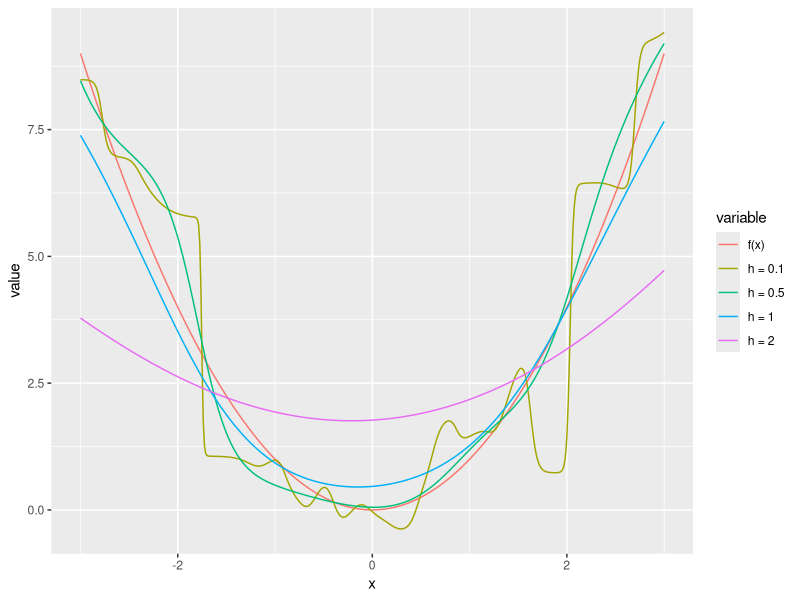
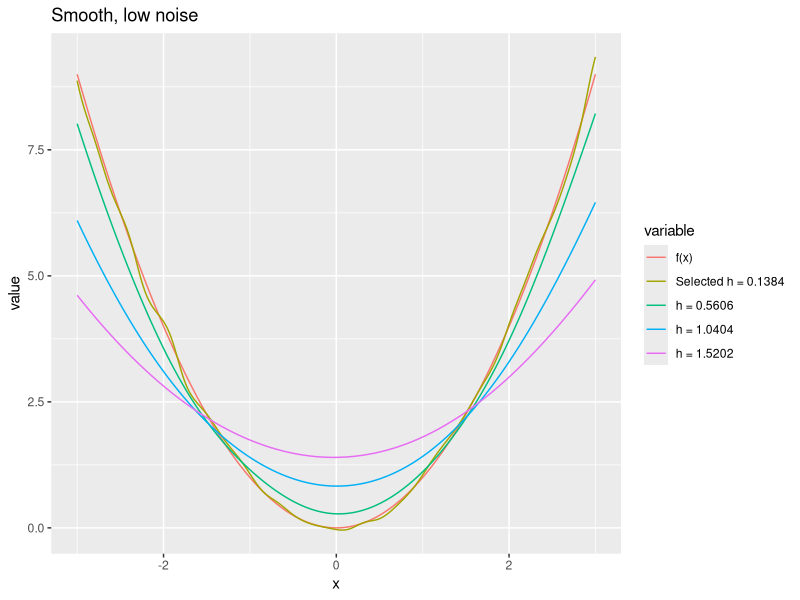
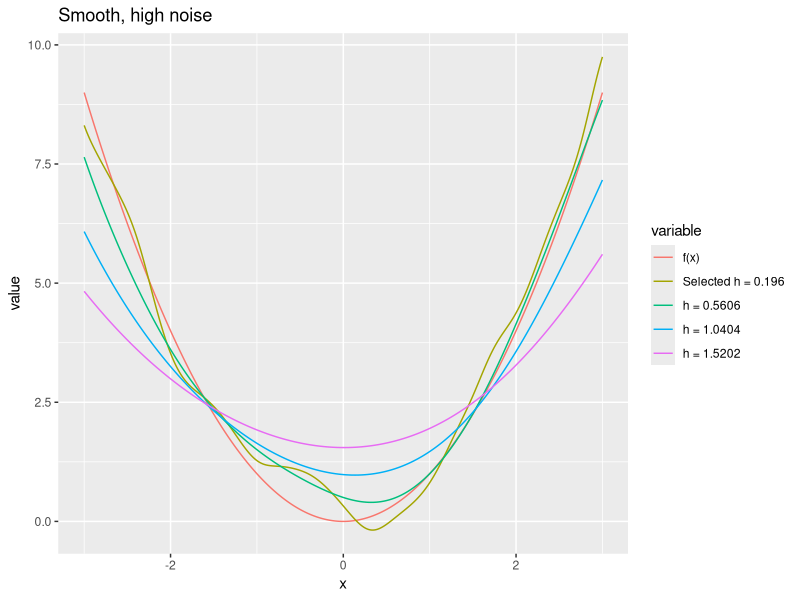
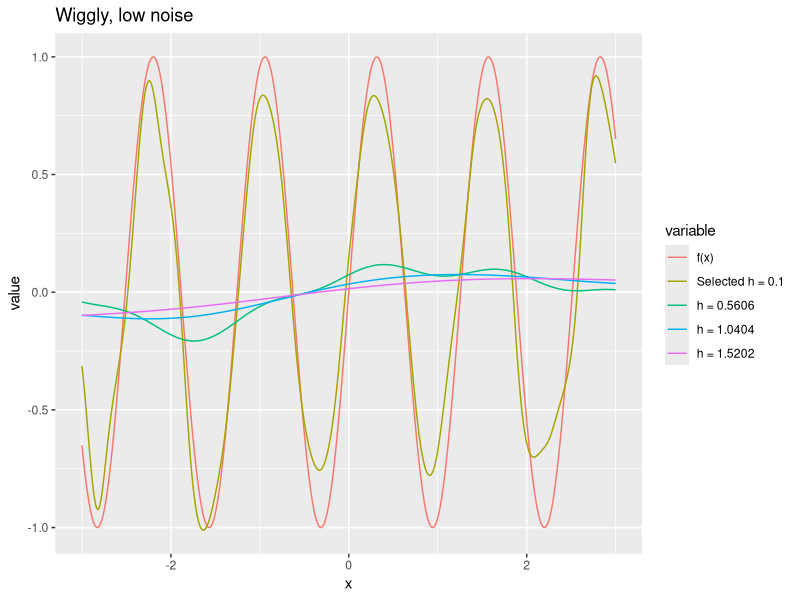
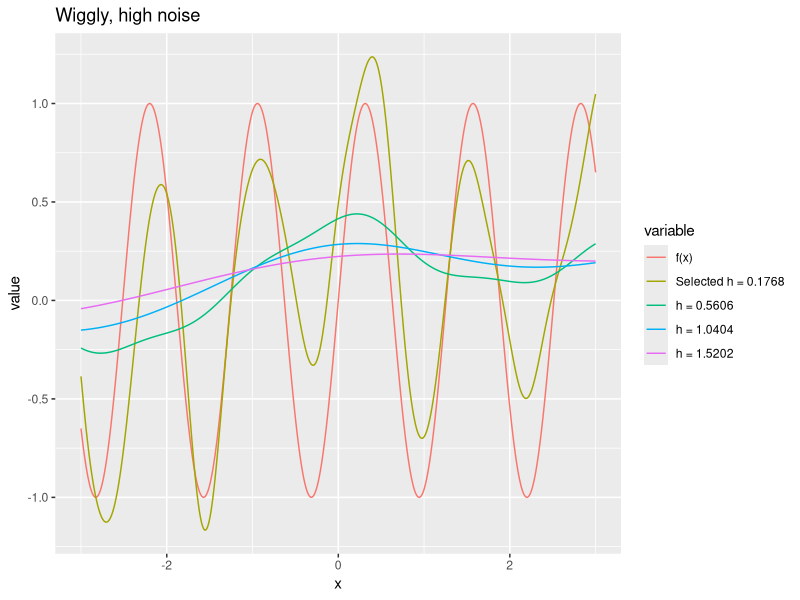
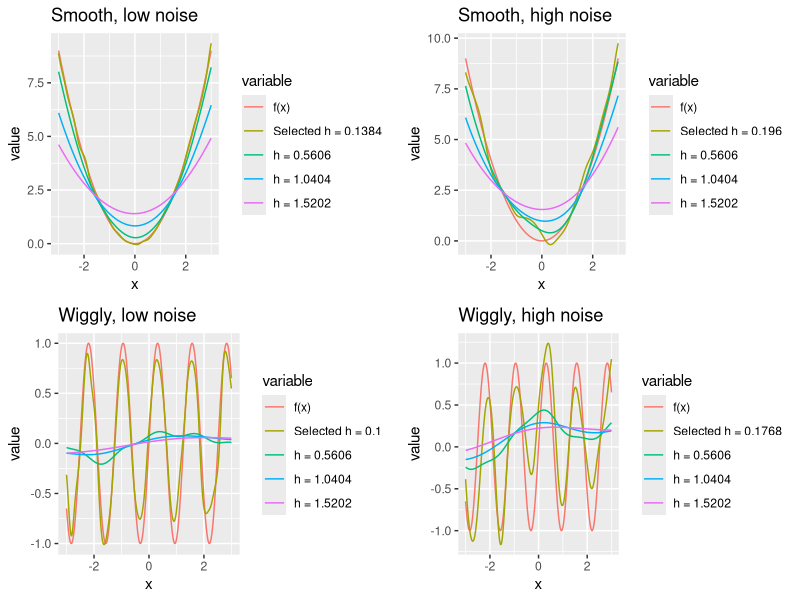
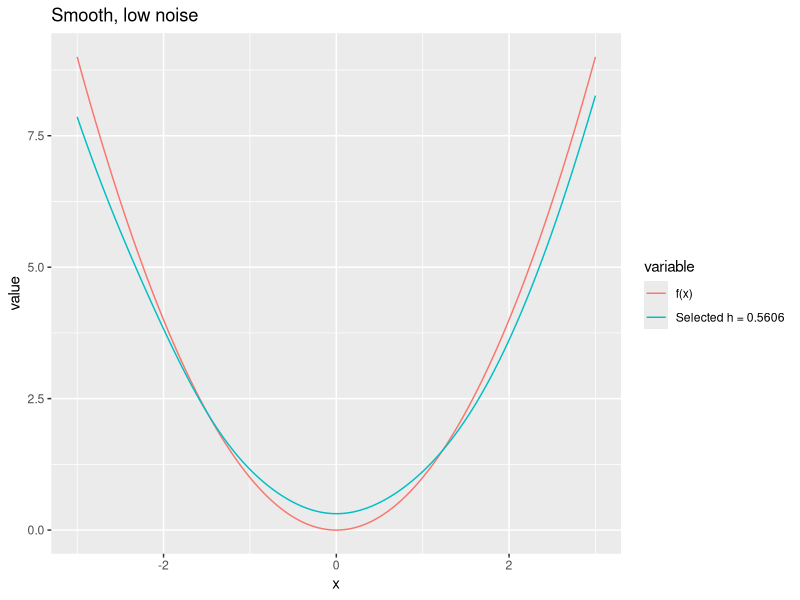
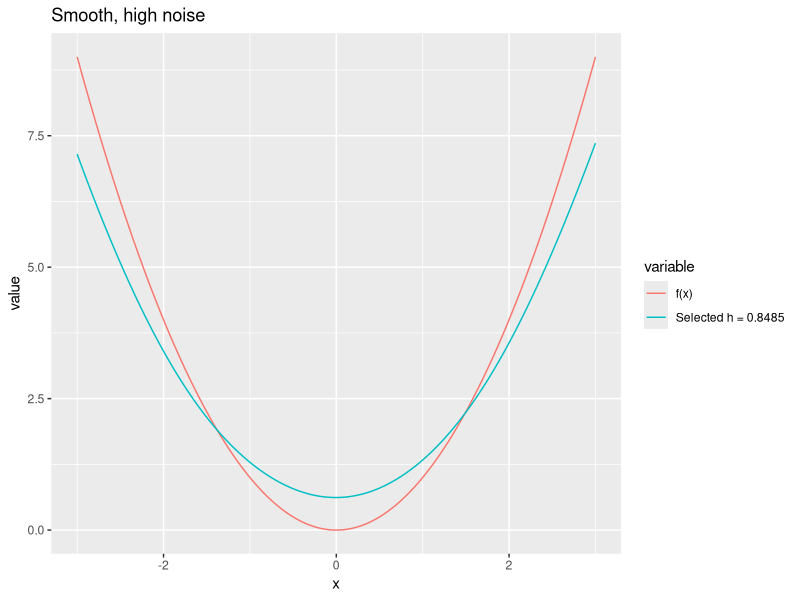

R code for these plots, in order:
library(reshape2) 
library(ggpubr)
library(ggplot2)

####
## Kernel smoother

## Kernel Function
# s: distance
# h: band width
Kern <- function(s, h){
  K <- dnorm(s/h,0,1)
  return(K)
}

## Weight Function
# x: previous x
# xstar: new x
# h: band width
# Kern: kernel function
weight <- function(x, xstar, h, Kern){
  w <- Kern(x - xstar, h)/h
  w <- w/sum(w)
  return(w)
}

## Kernel Regression Function
Kern_reg <- function(y, x, xstar, h){
  w <- weight(x, xstar, h, Kern)
  fhat <- sum(w*y)
  return(fhat)
}

## Simulation
## y = x^2 + \eps

## Generate data
set.seed(1999)
x <- rnorm(50,0,2)
y <- x^2 + rnorm(50,0,1)

ngrid <- 500
x_grid <- seq(-3,3,length.out = ngrid)
h_array <- c(0.1,0.5,1,2)
f_grid <- matrix(NA,ncol=length(h_array), nrow=ngrid)
for (k in 1:length(h_array)){
  for (i in 1:ngrid){
    f_grid[i,k] <- Kern_reg(y,x,x_grid[i],h_array[k])
  }
}

df <- data.frame(cbind(x_grid, x_grid^2, f_grid))
colnames(df) <- c("x", "f(x)", paste0(rep("h = ",length(h_array)), h_array))
df_plot <- melt(df, id = "x")

ggplot(df_plot, aes(x = x, y = value, color = variable)) +
  geom_line()
ggsave("figures/kernel.png", width=8, height=6)

### Cross Validation
nh <- 100
h_seq <- seq(0.1,2,length.out=nh)
ngrid <- 500
x_grid <- seq(-3,3,length.out = ngrid)

## Cross Validation Function
cross_va <- function(x_train, y_train, x_test, y_test){
  f_grid <- matrix(NA,ncol=nh, nrow=ngrid)
  y_est <- matrix(NA,ncol=nh, nrow=length(y_test))
  err <- rep(NA,nh)
  for (k in 1:nh){
    for (i in 1:ngrid){
      f_grid[i,k] <- Kern_reg(y_train,x_train,x_grid[i],h_seq[k])
    }
    for (i in 1:length(y_test)){
      y_est[i,k] <- Kern_reg(y_train,x_train,x_test[i],h_seq[k])
    }
    err[k] <- mean((y_est[,k] - y_test)^2)
  }
  return(list(f_grid = f_grid, err = err))
}

## smooth, low noise
## f(x) = x^2, eps \sim N(0,0.5^2)
x <- rnorm(1000,0,2)
y <- x^2 + rnorm(1000,0,0.5)
out1 <- cross_va(x_train=x[1:500], y_train=y[1:500], x_test=x[501:1000], y_test=y[501:1000])
ind <- which.min(out1$err)
h_sel <- h_seq[ind]
f_grid <- out1$f_grid[,ind]
df <- data.frame(cbind(x_grid, x_grid^2, f_grid, out1$f_grid[,c(25,50,75)]))
colnames(df) <- c("x", "f(x)", paste0("Selected h = ", round(h_sel,4)), paste0(rep("h = ",3), round(h_seq[c(25,50,75)],4)))
df_plot <- melt(df, id = "x")

p1 <- ggplot(df_plot, aes(x = x, y = value, color = variable)) +
  geom_line() +
  ggtitle("Smooth, low noise")
p1

## smooth, high noise
## f(x) = x^2, eps \sim N(0,5^2)
x <- rnorm(1000,0,2)
y <- x^2 + rnorm(1000,0,2)
out1 <- cross_va(x_train=x[1:500], y_train=y[1:500], x_test=x[501:1000], y_test=y[501:1000])
ind <- which.min(out1$err)
h_sel <- h_seq[ind]
f_grid <- out1$f_grid[,ind]
df <- data.frame(cbind(x_grid, x_grid^2, f_grid, out1$f_grid[,c(25,50,75)]))
colnames(df) <- c("x", "f(x)", paste0("Selected h = ", round(h_sel,4)), paste0(rep("h = ",3), round(h_seq[c(25,50,75)],4)))
df_plot <- melt(df, id = "x")

p2 <- ggplot(df_plot, aes(x = x, y = value, color = variable)) +
  geom_line() +
  ggtitle("Smooth, high noise")
p2

## wiggly, low noise
x <- rnorm(1000,0,2)
y <- sin(5*x) + rnorm(1000,0,0.5)
out1 <- cross_va(x_train=x[1:500], y_train=y[1:500], x_test=x[501:1000], y_test=y[501:1000])
ind <- which.min(out1$err)
h_sel <- h_seq[ind]
f_grid <- out1$f_grid[,ind]
df <- data.frame(cbind(x_grid, sin(5*x_grid), f_grid, out1$f_grid[,c(25,50,75)]))
colnames(df) <- c("x", "f(x)", paste0("Selected h = ", round(h_sel,4)), paste0(rep("h = ",3), round(h_seq[c(25,50,75)],4)))
df_plot <- melt(df, id = "x")

p3 <- ggplot(df_plot, aes(x = x, y = value, color = variable)) +
  geom_line() +
  ggtitle("Wiggly, low noise")
p3

## wiggly, high noise
x <- rnorm(1000,0,2)
y <- sin(5*x) + rnorm(1000,0,2)
out1 <- cross_va(x_train=x[1:500], y_train=y[1:500], x_test=x[501:1000], y_test=y[501:1000])
ind <- which.min(out1$err)
h_sel <- h_seq[ind]
f_grid <- out1$f_grid[,ind]
df <- data.frame(cbind(x_grid, sin(5*x_grid), f_grid, out1$f_grid[,c(25,50,75)]))
colnames(df) <- c("x", "f(x)", paste0("Selected h = ", round(h_sel,4)), paste0(rep("h = ",3), round(h_seq[c(25,50,75)],4)))
df_plot <- melt(df, id = "x")

p4 <- ggplot(df_plot, aes(x = x, y = value, color = variable)) +
  geom_line() +
  ggtitle("Wiggly, high noise")
p4

ggarrange(p1,p2,p3,p4,ncol=2,nrow=2)
ggsave("figures/crossva.png",width=15,height=12)

## LOOCV
## Cross Validation Function
nh <- 100
h_seq <- seq(0.1,2,length.out=nh)
ngrid <- 500
x_grid <- seq(-3,3,length.out = ngrid)
cross_va_LOO <- function(x, y){
  f_grid <- rep(NA,ngrid)
  err <- rep(NA,nh)
  n <- length(y)
  H <- matrix(NA,ncol=n, nrow=n)
  for (k in 1:nh){
    for (i in 1:n){
      H[i,] <- weight(x, x[i], h_seq[k], Kern)
    }
    yhat <- H%*%y
    err[k] <- mean((y-yhat/(1-diag(H)))^2)
  }
  h <- h_seq[which.min(err)]
  for (i in 1:ngrid){
    f_grid[i] <- Kern_reg(y,x,x_grid[i],h)
  }
  return(list(f_grid = f_grid, h = h))
}

## smooth, low noise
## f(x) = x^2, eps \sim N(0,0.5^2)
x <- rnorm(1000,0,2)
y <- x^2 + rnorm(1000,0,0.5)
out1 <- cross_va_LOO(x,y)
h_sel <- out1$h
f_grid <- out1$f_grid
df <- data.frame(cbind(x_grid, x_grid^2, f_grid))
colnames(df) <- c("x", "f(x)", paste0("Selected h = ", round(h_sel,4)))
df_plot <- melt(df, id = "x")

p1 <- ggplot(df_plot, aes(x = x, y = value, color = variable)) +
  geom_line() +
  ggtitle("Smooth, low noise")
p1

## smooth, high noise
## f(x) = x^2, eps \sim N(0,5^2)
x <- rnorm(1000,0,2)
y <- x^2 + rnorm(1000,0,2)
out1 <- cross_va_LOO(x,y)
h_sel <- out1$h
f_grid <- out1$f_grid
df <- data.frame(cbind(x_grid, x_grid^2, f_grid))
colnames(df) <- c("x", "f(x)", paste0("Selected h = ", round(h_sel,4)))
df_plot <- melt(df, id = "x")

p2 <- ggplot(df_plot, aes(x = x, y = value, color = variable)) +
  geom_line() +
  ggtitle("Smooth, high noise")
p2

## wiggly, low noise
x <- rnorm(1000,0,2)
y <- sin(5*x) + rnorm(1000,0,0.5)
out1 <- cross_va_LOO(x,y)
h_sel <- out1$h
f_grid <- out1$f_grid
df <- data.frame(cbind(x_grid, sin(5*x_grid), f_grid))
colnames(df) <- c("x", "f(x)", paste0("Selected h = ", round(h_sel,4)))
df_plot <- melt(df, id = "x")

p3 <- ggplot(df_plot, aes(x = x, y = value, color = variable)) +
  geom_line() +
  ggtitle("Wiggly, low noise")
p3

## wiggly, high noise
x <- rnorm(1000,0,2)
y <- sin(5*x) + rnorm(1000,0,2)
out1 <- cross_va_LOO(x,y)
h_sel <- out1$h
f_grid <- out1$f_grid
df <- data.frame(cbind(x_grid, sin(5*x_grid), f_grid))
colnames(df) <- c("x", "f(x)", paste0("Selected h = ", round(h_sel,4)))
df_plot <- melt(df, id = "x")

p4 <- ggplot(df_plot, aes(x = x, y = value, color = variable)) +
  geom_line() +
  ggtitle("Wiggly, high noise")
p4

ggarrange(p1,p2,p3,p4,ncol=2,nrow=2)
ggsave("figures/crossva_LOO.png",width=15,height=12)





